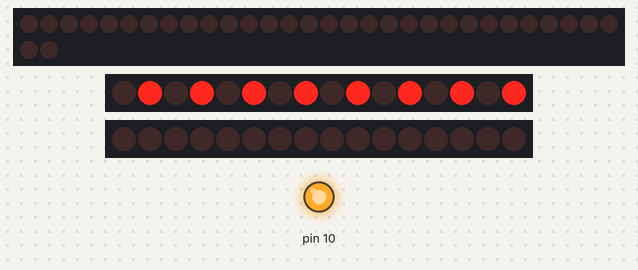
The sketch below on a simulated Arduino Uno, built with avr-gcc and run on an emulated ATmega328P. On the bench: 32 shift-register outputs drawn as a row of LEDs (first output left, lit = HIGH), 2 × 16 shift-register outputs drawn as a row of LEDs (first output left, lit = HIGH), output pins drawn as LEDs (lit = HIGH). Wiring (inferred from the names in the program): 4 × shift register (74HC595): latch pin 6; 2 × 2 × shift register (74HC595): latch pin 4 / latch pin 9. Wiring (inferred from the signals the program sends): 3 × row of LEDs: on Q0, Q1, Q2, Q3, Q4, Q5, Q6, Q7, Q8, Q9, Q10, Q11, Q12, Q13, Q14, Q15, Q16, Q17, Q18, Q19, Q20, Q21, Q22, Q23, Q24, Q25, Q26, Q27, Q28, Q29, Q30, Q31 / on Q0, Q1, Q2, Q3, Q4, Q5, Q6, Q7, Q8, Q9, Q10, Q11, Q12, Q13, Q14, Q15 / on Q0, Q1, Q2, Q3, Q4, Q5, Q6, Q7, Q8, Q9, Q10, Q11, Q12, Q13, Q14, Q15. Pins used as bus, display or sensor lines are not drawn.

Above: at 2.1 s.
Timing chart, 0 to 3.6 s (numbered marks = the images above):
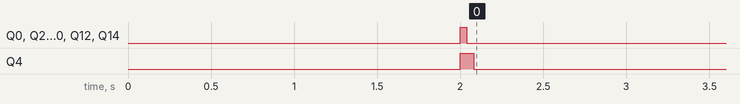

Measured:
- by itself, Q0, Q2, Q6, Q8, Q10, Q12, Q14: HIGH → LOW at 2.0 s
- by itself, Q4: HIGH → LOW at 2.1 s

The sketch:

Exemple_CN0396.ino
```cpp
//#include "SPI.h"
#include "Communication.h"
#include "CN0396.h"

// Declaration des Variables

float CO = 0;
float CO_Corrected = 0;


void setup() {

  Serial.begin(9600);

  delay(1000);

  CN0396_Init(); // Initialisation de la carte CN0396

}

void loop() {

  CN0396_SetAppData();                          // Acquisition des mesures
  CO = GetMeasurementCO();                      // Enregistrement des mesures de CO non corrigées
  CO_Corrected = GetMeasurementCO_corrected();  // Enregistrement des mesures de CO corrigées en température


  // Affichage des mesures

  Serial.print("Concentration de CO :");
  Serial.print(CO);
  Serial.print("ppm ; Concentration de corrigée : ");
  Serial.print(CO_Corrected);
  Serial.println("ppm");


  delay(500); // Periode d'échantillonage de 500ms
}
```

AD5270.cpp
```cpp
// (licence header left out)
#include "AD5270.h"
#include "Communication.h"

/**
 * @brief Compute for the nearest RDAC value from given resistance
 * @param resistance - resistor
 * @return RDAC value - closest possible to given resistance
 */
uint16_t AD5270_CalcRDAC(float resistance)
{
   return ((uint16_t)((resistance / MAX_RESISTANCE) * 1024.0));

}
/**
 * @brief sets a new value for the RDAC
 * @param resistance new value for the resistance
 * @return actual value of the resistance in the RDAC
 */
float AD5270_WriteRDAC(float resistance)
{
   float RDAC_Value;

   uint16_t setValue;

    uint16_t RDAC_val = AD5270_CalcRDAC(resistance);

    RDAC_Value = (float)((RDAC_val * MAX_RESISTANCE) / 1024.0); // inverse operation to get actual resistance in the RDAC

    setValue = AD5270_ReadReg(READ_CTRL_REG);

    AD5270_WriteReg(WRITE_CTRL_REG, (setValue | RDAC_WRITE_PROTECT)); // RDAC register write protect -  allow update of wiper position through digital interface
    AD5270_WriteReg(WRITE_RDAC, RDAC_val); // write data to the RDAC register
    AD5270_WriteReg(WRITE_CTRL_REG, setValue); // RDAC register write protect -  allow update of wiper position through digital interface

    return RDAC_Value;
}

/**
 * Reads the RDAC register
 * @return RDAC resistor value
 */
float AD5270_ReadRDAC(void)
{
    uint16_t RDAC_val;

    RDAC_val = AD5270_ReadReg(READ_CTRL_REG);
    RDAC_val &= 0x03FF;

    return( ((float)(RDAC_val) * MAX_RESISTANCE) / 1024.0);
}

/**
 *	@brief Puts the AD5270 SDO line in to Hi-Z mode
 *	@return none
 */
void AD5270_Set_SDO_HiZ(void)
{
   uint8_t data1[2] = {HI_Zupper, HI_Zlower};
   uint8_t data2[2] = {NO_OP, NO_OP};

   digitalWrite(AD5270_CS_PIN, LOW);
   SPI_Write(data1, 2, AD5270);
   SPI_Write(data1, 2, AD5270);
   digitalWrite(AD5270_CS_PIN, HIGH);

   digitalWrite(AD5270_CS_PIN, LOW);
   SPI_Write(data2, 2, AD5270);
   SPI_Write(data2, 2, AD5270);
   digitalWrite(AD5270_CS_PIN, HIGH);
}


uint16_t AD5270_ReadReg(uint8_t command)
{

   uint8_t data[2];
   uint16_t result = 0;

   data[0] = (command & 0x3C);

   SPI_Read(data, 2, AD5270);

   result = data[0];
   result = (result << 8) | data[1];

   return result;
}
/**
 *  Enables the 50TP memory programming
 */
void AD5270_Enable_50TP_Programming(void)
{
    uint8_t regVal = (uint8_t)AD5270_ReadReg(READ_CTRL_REG);
    AD5270_WriteReg(WRITE_CTRL_REG, (regVal | PROGRAM_50TP_ENABLE)); // RDAC register write protect -  allow update of wiper position through digital interface
}

/**
 *  Stores current RDAC content to the 50TP memory
 */
void AD5270_Store_50TP(void)
{
   AD5270_WriteReg(STORE_50TP, 0);
   delay(WRITE_OPERATION_50TP_TIMEOUT);
}

/**
 * Disables the 50TP memory programming
 */
void AD5270_Disable_50TP_Programming(void)
{
    uint8_t regVal = AD5270_ReadReg(READ_CTRL_REG);
    AD5270_WriteReg(WRITE_CTRL_REG, (regVal & (~PROGRAM_50TP_ENABLE)));

}

/**
 * @brief Writes 16bit data to the AD5270 SPI interface
 * @param data to be written
 * @return data returned by the AD5270
 */
 void AD5270_WriteReg(uint8_t command, uint16_t value)
 {
      uint8_t data[2];

      data[0] = (command & 0x3C);
      data[0] |= (uint8_t)((value & 0x0300) >> 8);

      data[1] = (uint8_t)(value & 0x00FF);

      SPI_Write(data,2, AD5270);
 }

/**
 * Reads the last programmed value of the 50TP memory
 * @return last programmed value
 */
uint8_t AD5270_Read_50TP_LastAddress(void)
{
    uint8_t ret_val;

   AD5270_WriteReg(READ_50TP_ADDRESS,0);
   ret_val = AD5270_ReadReg(NO_OP);

   return ret_val;
}

/**
 * Reads the content of a 50TP memory address
 * @param address memory to be read
 * @return value stored in the 50TP address
 */
uint16_t AD5270_Read_50TP_memory(uint8_t address)
{
    uint16_t ret_val;

    AD5270_WriteReg(READ_50TP_CONTENTS, address);
    ret_val = AD5270_ReadReg(NO_OP);

    return ret_val;
}

/**
 * Resets the wiper register value to the data last written in the 50TP
 */
void AD5270_ResetRDAC(void)
{
   AD5270_WriteReg(SW_RST, 0);

}

/**
 * Changes the device mode, enabled or shutdown
 * @param mode - new mode of the device
 */
void AD5270_ChangeMode(AD5270Modes_t mode)
{

   AD5270_WriteReg(SW_SHUTDOWN, (uint16_t)(mode));
}
```

AD5270.h
```cpp
// (licence header left out)
#ifndef AD5270_H
#define AD5270_H

#include <stdint.h>

#ifdef  __cplusplus
extern "C" {
#endif

#define MAX_RESISTANCE                    20000.0
#define WRITE_OPERATION_50TP_TIMEOUT      350
#define MEMORY_OPERATION_TIMEOUT          6
#define REG_OPERATION_TIMEOUT             2

#define SHIFT_REG  // 16 bits

    /// AD5270 commands
    typedef enum {
        NO_OP               =  0x00,    ///< No data
        NO_OP_cmd           =  0x0000,  ///< 16 bit no data
        WRITE_RDAC          =  0x04,    ///< Write to the RDAC Register
        READ_RDAC           =  0x08,    ///< Read from the RDAC Register
        STORE_50TP          =  0x0C,    ///< Store RDAC setting to 50-TP
        SW_RST              =  0x10,    ///< Software reset to last memory location
        READ_50TP_CONTENTS  =  0x14,    ///< Read the last memory contents
        READ_50TP_ADDRESS   =  0x18,    ///< Read the last memory address
        WRITE_CTRL_REG      =  0x1C,    ///< Write to the control Register
        READ_CTRL_REG       =  0x20,    ///< Read from the control Register
        SW_SHUTDOWN         =  0x24,    ///< Software shutdown (0) - Normal, (1) - Shutdown
        HI_Zupper           =  0x80,    ///< Get the SDO line ready for High Z
        HI_Zlower           =  0x01,    ///< Puts AD5270 into High Z mode
        HI_Z_Cmd            =  0x8001   ///< Puts AD5270 into High Z mode*/
    } AD5270Commands_t;

    typedef enum {
        NORMAL_MODE = 0,
        SHUTDOWN_MODE = 1
    } AD5270Modes_t;

    typedef enum {
        PROGRAM_50TP_ENABLE = 1,
        RDAC_WRITE_PROTECT = 2,
        R_PERFORMANCE_ENABLE = 4,
        MEMORY_PROGRAM_SUCCESFUL = 8
    } AD5270ControlRegisterBits_t;


    uint16_t AD5270_CalcRDAC(float resistance);
    float AD5270_WriteRDAC(float resistance);
    float AD5270_read_RDAC(void);
    float AD5270_ReadRDAC(void);
    void AD5270_Set_SDO_HiZ(void);
    void AD5270_Enable_50TP_Programming(void);
    void AD5270_Store_50TP(void);
    void AD5270_Disable_50TP_Programming(void);
    uint8_t AD5270_Read_50TP_LastAddress(void);
    void AD5270_ResetRDAC(void);
    void AD5270_ChangeMode(AD5270Modes_t mode);
    uint16_t AD5270_ReadReg(uint8_t command);
    void AD5270_WriteReg(uint8_t command, uint16_t value);

#ifdef  __cplusplus
}
#endif // __cplusplus

#endif
```

AD7798.cpp
```cpp
/***************************************************************************//**
 *   @file   AD7798.c
 *   @brief  Implementation of AD7798 Driver.
 *   @author
********************************************************************************
 * Copyright 2016(c) Analog Devices, Inc.
 *
 * All rights reserved.
 *
 * Redistribution and use in source and binary forms, with or without
 * modification, are permitted provided that the following conditions are met:
 *  - Redistributions of source code must retain the above copyright
 *    notice, this list of conditions and the following disclaimer.
 *  - Redistributions in binary form must reproduce the above copyright
 *    notice, this list of conditions and the following disclaimer in
 *    the documentation and/or other materials provided with the
 *    distribution.
 *  - Neither the name of Analog Devices, Inc. nor the names of its
 *    contributors may be used to endorse or promote products derived
 *    from this software without specific prior written permission.
 *  - The use of this software may or may not infringe the patent rights
 *    of one or more patent holders.  This license does not release you
 *    from the requirement that you obtain separate licenses from these
 *    patent holders to use this software.
 *  - Use of the software either in source or binary form, must be run
 *    on or directly connected to an Analog Devices Inc. component.
 *
 * THIS SOFTWARE IS PROVIDED BY ANALOG DEVICES "AS IS" AND ANY EXPRESS OR
 * IMPLIED WARRANTIES, INCLUDING, BUT NOT LIMITED TO, NON-INFRINGEMENT,
 * MERCHANTABILITY AND FITNESS FOR A PARTICULAR PURPOSE ARE DISCLAIMED.
 * IN NO EVENT SHALL ANALOG DEVICES BE LIABLE FOR ANY DIRECT, INDIRECT,
 * INCIDENTAL, SPECIAL, EXEMPLARY, OR CONSEQUENTIAL DAMAGES (INCLUDING, BUT NOT
 * LIMITED TO, INTELLECTUAL PROPERTY RIGHTS, PROCUREMENT OF SUBSTITUTE GOODS OR
 * SERVICES; LOSS OF USE, DATA, OR PROFITS; OR BUSINESS INTERRUPTION) HOWEVER
 * CAUSED AND ON ANY THEORY OF LIABILITY, WHETHER IN CONTRACT, STRICT LIABILITY,
 * OR TORT (INCLUDING NEGLIGENCE OR OTHERWISE) ARISING IN ANY WAY OUT OF THE USE
 * OF THIS SOFTWARE, EVEN IF ADVISED OF THE POSSIBILITY OF SUCH DAMAGE.
 *
********************************************************************************/

/******************************************************************************/
/* Include Files                                                              */
/******************************************************************************/
#include "AD7798.h"				// AD7798 definitions.
#include "Communication.h"		// Communication definitions.
#include <stdio.h>


/***************************************************************************//**
 * @brief Initializes the AD7798 and checks if the device is present.
 *
 * @param None.
 *
 * @return status - Result of the initialization procedure.
 *                  Example: 1 - if initialization was successful (ID is 0x0B).
 *                           0 - if initialization was unsuccessful.
*******************************************************************************/
unsigned char AD7798_Init(void)
{
	unsigned char status = 0x1;

   if ((AD7798_GetRegisterValue (AD7798_REG_ID, 1) & 0x0F) != AD7798_ID)
	{
		status = 0x0;
	}

	return(status);
}

/***************************************************************************//**
 * @brief Sends 32 consecutive 1's on SPI in order to reset the part.
 *
 * @param None.
 *
 * @return  None.
*******************************************************************************/
void AD7798_Reset(void)
{
	unsigned char dataToSend[4] = {0xFF, 0xFF, 0xFF, 0xFF};

	SPI_Write(dataToSend,4, AD7798);

	delay(10);

}
/***************************************************************************//**
 * @brief Reads the value of the selected register
 *
 * @param regAddress - The address of the register to read.
 * @param size - The size of the register to read.
 *
 * @return data - The value of the selected register register.
*******************************************************************************/
uint16_t AD7798_GetRegisterValue(unsigned char regAddress, unsigned char _size)
{
	unsigned char data[_size];
	uint16_t receivedData = 0x00;
	unsigned char count;

	data[0] = AD7798_COMM_READ |  AD7798_COMM_ADDR(regAddress);

	SPI_Read(data, _size, AD7798);

	receivedData = data[0];

	if(_size > 1){

      for(count = 1; count < _size; count++){
            receivedData = (receivedData << (count * 8) | data[count]);
      }
	}
    return receivedData;
}
/***************************************************************************//**
 * @brief Writes the value to the register
 *
 * @param -  regAddress - The address of the register to write to.
 * @param -  regValue - The value to write to the register.
 * @param -  size - The size of the register to write.
 *
 * @return  None.
*******************************************************************************/
void AD7798_SetRegisterValue(uint8_t regAddress, uint16_t regValue,
                             uint8_t _size)
{
	uint8_t data[_size + 1];
	uint8_t count;
	uint16_t mask;

	data[0] = AD7798_COMM_WRITE |  AD7798_COMM_ADDR(regAddress);

	if(_size == 1){

	      mask = 0x00FF;

	   } else{

	      mask = 0xFF00;
	   }

	for(count = 1; count <= _size; count++)
	   {
	      data[count] = (uint8_t)((regValue & mask) >> ((_size - count) * 8));
         mask = mask >> (count * 8);
	   }

	SPI_Write(data,(1 + _size), AD7798);


}
/***************************************************************************//**
 * @brief Reads /RDY bit of status reg.
 *
 * @param None.
 *
 * @return rdy	- 0 if RDY is 1.
 *              - 1 if RDY is 0.
*******************************************************************************/
unsigned char AD7798_Ready(void)
{

    while((AD7798_GetRegisterValue( AD7798_REG_STAT,1) & 0x80) != 0x80);

	return(1);
}

/***************************************************************************//**
 * @brief Sets the operating mode of AD7798.
 *
 * @param mode - Mode of operation.
 *
 * @return  None.
*******************************************************************************/
void AD7798_SetMode(unsigned long mode)
{
    unsigned long command;
    command = AD7798_GetRegisterValue(AD7798_REG_MODE,2);
    command &= ~AD7798_MODE_SEL(0xFF);
    command |= AD7798_MODE_SEL(mode);
    AD7798_SetRegisterValue(
            AD7798_REG_MODE,
            command,
            2
    );
}
/***************************************************************************//**
 * @brief Selects the channel of AD7798.
 *
 * @param  channel - ADC channel selection.
 *
 * @return  None.
*******************************************************************************/
void AD7798_SetChannel(unsigned long channel)
{
    unsigned long command;
    command = AD7798_GetRegisterValue(AD7798_REG_CONF,2);
    command &= ~AD7798_CONF_CHAN(0xFF);
    command |= AD7798_CONF_CHAN(channel);
    AD7798_SetRegisterValue(
            AD7798_REG_CONF,
            command,
            2
    );
}

/***************************************************************************//**
 * @brief  Sets the gain of the In-Amp.
 *
 * @param  gain - Gain.
 *
 * @return  None.
*******************************************************************************/
void AD7798_SetGain(uint16_t gain)
{
    uint16_t command;
    command = AD7798_GetRegisterValue(AD7798_REG_CONF,2);
    command &= ~AD7798_CONF_GAIN(0xFF);
    command |= AD7798_CONF_GAIN(gain);
    AD7798_SetRegisterValue(
            AD7798_REG_CONF,
            command,
            2
    );
}

void AD7798_SetFilter(unsigned int filter)
{
    unsigned long command;
    command = AD7798_GetRegisterValue(AD7798_REG_MODE,2);
    command &= ~AD7798_MODE_RATE(0x0F);
    command |= AD7798_MODE_RATE(filter);
    AD7798_SetRegisterValue(
            AD7798_REG_MODE,
            command,
            2
    );
}
/***************************************************************************//**
 * @brief Enables or disables the reference detect function.
 *
 * @param state - State of the reference detect function.
 *               Example: 0	- Reference detect disabled.
 *                        1	- Reference detect enabled.
 *
 * @return None.
*******************************************************************************/
void AD7798_SetReference(unsigned char state)
{
    unsigned long command = 0;
    command = AD7798_GetRegisterValue(AD7798_REG_CONF,2);
    command &= ~AD7798_CONF_REFDET(1);
    command |= AD7798_CONF_REFDET(state);
    AD7798_SetRegisterValue(AD7798_REG_CONF,
							command,
							2);
}

/***************************************************************************//**
 * @brief Sets AD7798 coding mode function.
 *
 * @param mode - mode to set.
 *               Example: AD7798_BIPOLAR - Bipolar mode.
 *                        AD7798_UNIPOLAR - Unipolar mode.
 *
 * @return None.
*******************************************************************************/
void AD7798_SetCodingMode(uint8_t mode)
{
    uint16_t command;

    command = AD7798_GetRegisterValue(AD7798_REG_CONF,2);

    if(mode == AD7798_BIPOLAR){

          command &= ~AD7798_CONF_UNIPOLAR;

    } else if(mode == AD7798_UNIPOLAR){

          command |= AD7798_CONF_UNIPOLAR;
    }
    AD7798_SetRegisterValue(
            AD7798_REG_CONF,
            command,
            2
    );
}
/***************************************************************************//**
 * @brief Enables/disables burn out current function.
 *
 * @param select - selection.
 *               Example: AD7798_DISABLE - disable burn out current.
 *                        AD7798_ENABLE - enable burn out current.
 *
 * @return None.
*******************************************************************************/
void AD7798_SetBurnoutCurrent(uint8_t select)
{
    uint16_t command;

    command = AD7798_GetRegisterValue(AD7798_REG_CONF,2);

    if(select == AD7798_DISABLE)
       command &= ~AD7798_CONF_BO_EN;
    else if(select == AD7798_ENABLE)
          command |= AD7798_CONF_BO_EN;

    AD7798_SetRegisterValue(
            AD7798_REG_CONF,
            command,
            2
    );
}

/***************************************************************************//**
 * @brief Reads ADC conversion data function.
 *
 * @param adcChannel - which channel to read.
 * @param *adcData - pointer where to store conversion data.
 *
 * @return None.
*******************************************************************************/
void AD7798_ReadData(uint8_t adcChannel, uint16_t *adcData)
{

   uint8_t channel;

   channel = 0x80 | adcChannel;

   convFlag = 1;

   digitalWrite(AD7798_CS_PIN, LOW);

   AD7798_SetRegisterValue(AD7798_REG_MODE, 0x200A, 2);

   while((AD7798_GetRegisterValue( AD7798_REG_STAT,1) & channel) != channel);

   delay(200);

   *adcData = AD7798_GetRegisterValue(AD7798_REG_DATA,2);

   digitalWrite(AD7798_CS_PIN, HIGH);

   convFlag = 0;

}
```

Source omitted: AD7798.h (8041 bytes), ADT7310.cpp (5555 bytes), ADT7310.h (2951 bytes), CN0396.cpp (9763 bytes), CN0396.h (4274 bytes), Communication.cpp (6541 bytes), Communication.h (3622 bytes)
